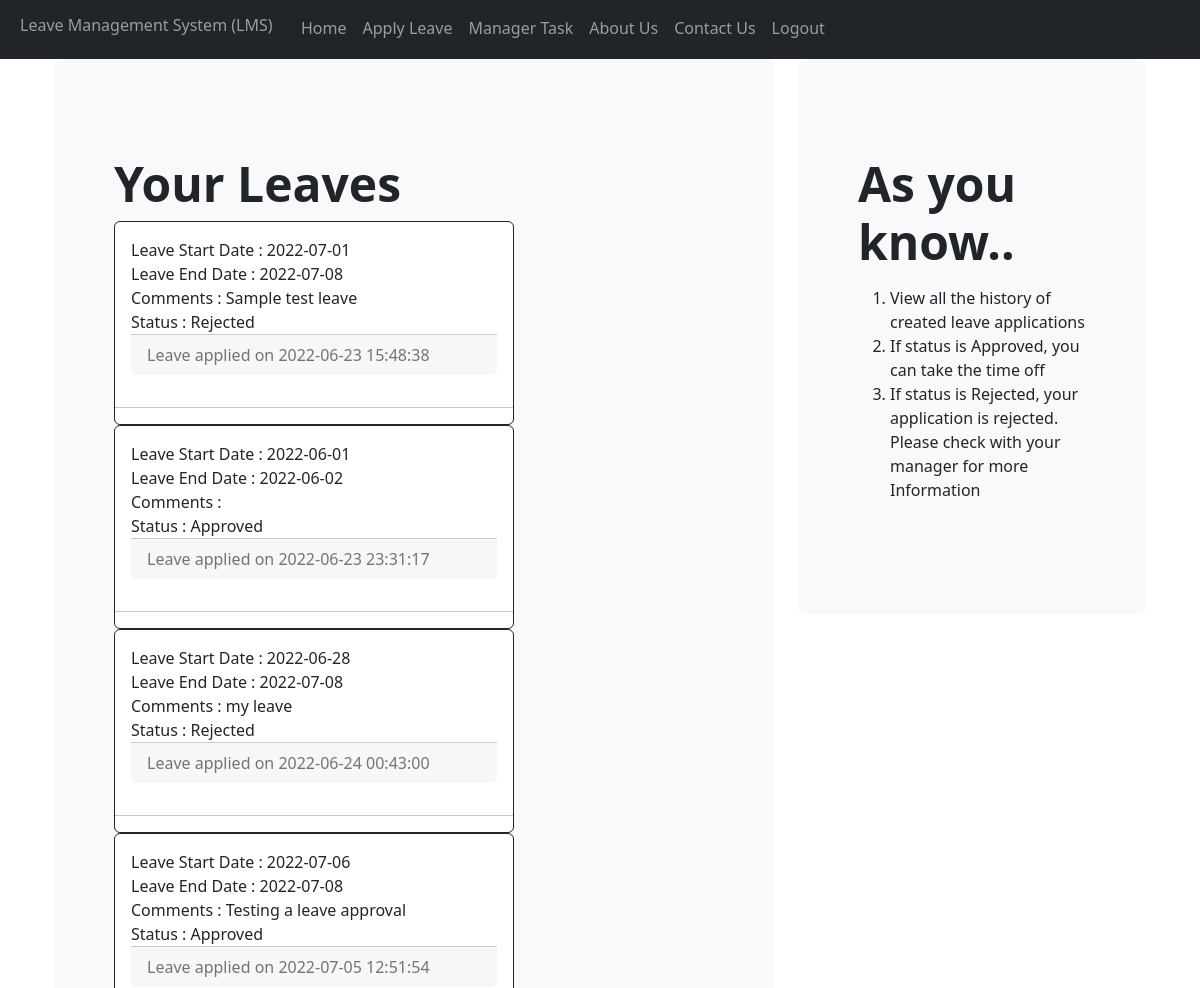
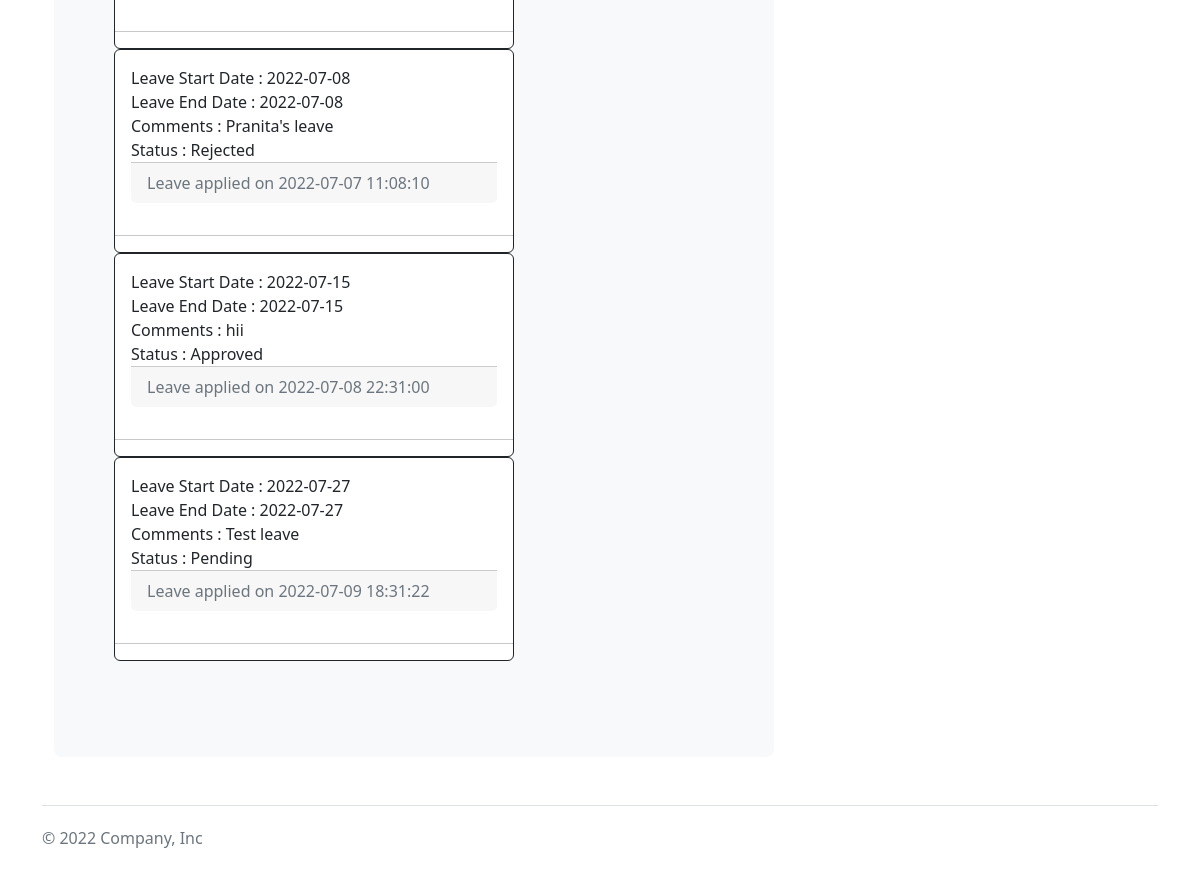
The app's page /home (signed in), older data (2 pictures, top to bottom).
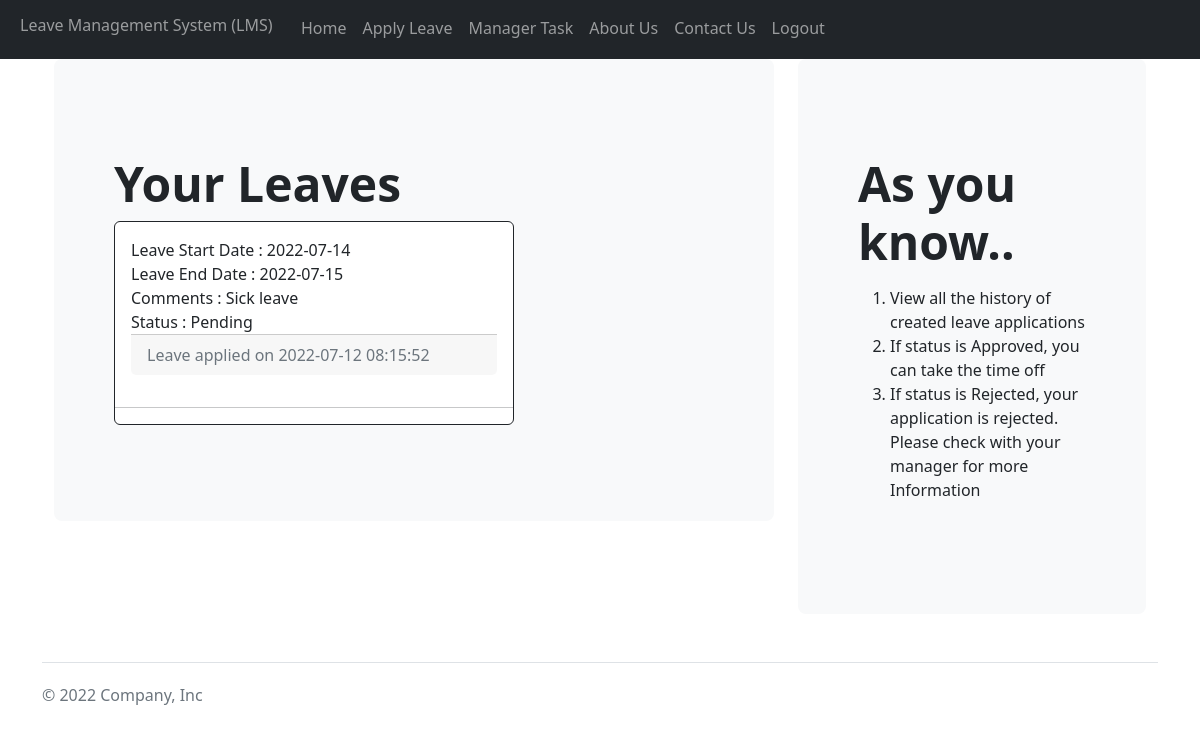
The same page, newer data.
### website/models.py (models this page shows, shortened)
class Leave(db.Model):
    leaveid = db.Column(db.Integer, primary_key= True)
    startdate = db.Column(db.String(50))
    enddate = db.Column(db.String(50))
    comment = db.Column(db.String(200))
    status = db.Column(db.Integer)
    leavedate_created = db.Column(db.DateTime(timezone=True), default= func.now())
    userid = db.Column(db.Integer, db.ForeignKey('user.userid', ondelete="CASCADE"), nullable = false)

### website/views.py (the view)
@views.route("/home")
@login_required
def home():
    leaves = Leave.query.filter_by(userid= current_user.userid)
    return render_template('home.html', user=current_user, leaves= leaves)

### website/__init__.py (called while the page is built)
def create_app():
    app = Flask(__name__)
    app.config['SECRET_KEY'] = "mywebkey"
    app.config['SQLALCHEMY_DATABASE_URI'] = f'sqlite:///database.db'
    db.init_app(app)
    from .views import views
    from .auth import auth
    app.register_blueprint(views, url_prefix ="/" )
    app.register_blueprint(auth, url_prefix ="/" )
    from .models import User, Leave
    create_database(app)
    login_manager = LoginManager()
    login_manager.login_view= "auth.login"
    login_manager.init_app(app)
    @login_manager.user_loader
    def load_user(userid):
        return User.query.get(int(userid))
    return app

### website/templates/home.html (shortened to what this page needs)
    {% extends "base.html" %}
    {% block content %}
    <div class="container">
        <div class="row">
            <div class="col-md-8" >
                <div class="p-5 mb-4 bg-light rounded-3">
                    <div class="container-fluid py-5">
                      <h1 class="display-5 fw-bold">Your Leaves</h1>
                      <div class="col-md-8 form-group" id="leaves">
                        {% for leave in leaves %}
                        <div class="card  center border-dark">
                            <div class="card-body">
                                <div class="card-text">
                                    Leave Start Date : {{leave.startdate}} <br>
                                    Leave End Date : {{leave.enddate}}<br>
                                    Comments : {{leave.comment}}<br>
                                    {% if leave.status==1 %}
                                        Status : Approved
                                    {% endif %}
                                    {% if leave.status==2 %}
                                        Status : Rejected
                                    {% endif %}
                                    {% if leave.status==3 %}
                                        Status : Pending
                                    {% endif %}
                                </div>
                                <div class="card-footer text-muted">
                                    Leave applied on {{leave.leavedate_created}}
                                </div>
                            </div>
                            <hr class="featurette-divider">
                        </div>
                        {% endfor %}
                    </div>
                    </div>
                </div>
            </div>
        <div class="col-md-4" >
        <div class="p-5 mb-4 bg-light rounded-3">
            <div class="container-fluid py-5">
              <h1 class="display-5 fw-bold">As you know..</h1>
              <p class="col-md-8 fs-4">
                <ol>
                    <li>
                        View all the history of created leave applications
                    </li>
                    <li>
                        If status is Approved, you can take the time off
                    </li>
                    <li>
                        If status is Rejected, your application is rejected. Please check with your manager for more Information
                    </li>
                </ol>
              </p>
            </div>
        </div>
        </div>
        </div>
    </div>
    {% endblock %}

### website/templates/base.html (shortened to what this page needs)
<!DOCTYPE html>
<html lang="en">
<head>
    <link href="https://cdn.jsdelivr.net/npm/bootstrap@5.2.0-beta1/dist/css/bootstrap.min.css" rel="stylesheet">
</head>
<body>
    <nav class="navbar navbar-dark bg-dark navbar-expand-lg" style="background-color: #e3f2fd;">
        <div class="container-fluid">
        <div class="collapse navbar-collapse" id="navbar">
            <div class="navbar-nav">
                <h1 class="nav-item nav-link">Leave Management System (LMS)</h1> &nbsp; &nbsp;
                {% if user.is_authenticated %}
                <a class="nav-item nav-link" href="/home">Home</a>
                <a class="nav-item nav-link" href="/applyleave">Apply Leave</a>
                    {%if user.role ==2%}
                        <a class="nav-item nav-link" href="/managerapproval"> Manager Task</a>
                    {%endif%}
                <a class="nav-item nav-link" href="/aboutus">About Us</a>
                <a class="nav-item nav-link" href="/contactus">Contact Us</a>
                <a class="nav-item nav-link" href="/logout">Logout</a>
                {%else%}
                <a class="nav-item nav-link" href="/aboutus">About Us</a>
                <a class="nav-item nav-link" href="/contactus">Contact Us</a>
                <a class="nav-item nav-link" href="/login">Login</a>
                <a class="nav-item nav-link" href="/signup">Sign Up</a>
                {% endif %}
            </div>
        </div>
        </div>
    </nav>
    <div class="container">
        {% block content %}
        {% endblock %}
    </div>
    <div class="container">
        <footer class="d-flex flex-wrap justify-content-between align-items-center py-3 my-4 border-top">
          <p class="col-md-4 mb-0 text-muted">© 2022 Company, Inc</p>
          <a href="/" class="col-md-4 d-flex align-items-center justify-content-center mb-3 mb-md-0 me-md-auto link-dark text-decoration-none">
            <svg class="bi me-2" width="40" height="32"><use xlink:href="#bootstrap"></use></svg>
          </a>
        </footer>
      </div>
</body>
</html>

Row changes from the older to the newer data that the page shows:
no longer on this page (row edited): Leave: startdate "2022-06-01", enddate "2022-06-02", status "Status : Approved", leavedate_created "2022-06-23 23:31:17"
removed Leave: startdate "2022-06-28", enddate "2022-07-08", comment "my leave", status "Status : Rejected", leavedate_created "2022-06-24 00:43:00"
removed Leave: startdate "2022-07-06", enddate "2022-07-08", comment "Testing a leave approval", status "Status : Approved", leavedate_created "2022-07-05 12:51:54"
removed Leave: startdate "2022-07-08", enddate "2022-07-08", comment "Pranita's leave", status "Status : Rejected", leavedate_created "2022-07-07 11:08:10"
removed Leave: startdate "2022-07-15", enddate "2022-07-15", comment "hii", status "Status : Approved", leavedate_created "2022-07-08 22:31:00"
removed Leave: startdate "2022-07-27", enddate "2022-07-27", comment "Test leave", status "Status : Pending", leavedate_created "2022-07-09 18:31:22"
changed Leave: startdate "2022-07-01" → "2022-07-14"; enddate "2022-07-08" → "2022-07-15"; comment "Sample test leave" → "Sick leave"; leavedate_created "2022-06-23 15:48:38" → "2022-07-12 08:15:52"; status "Status : Rejected" → "Status : Pending"
